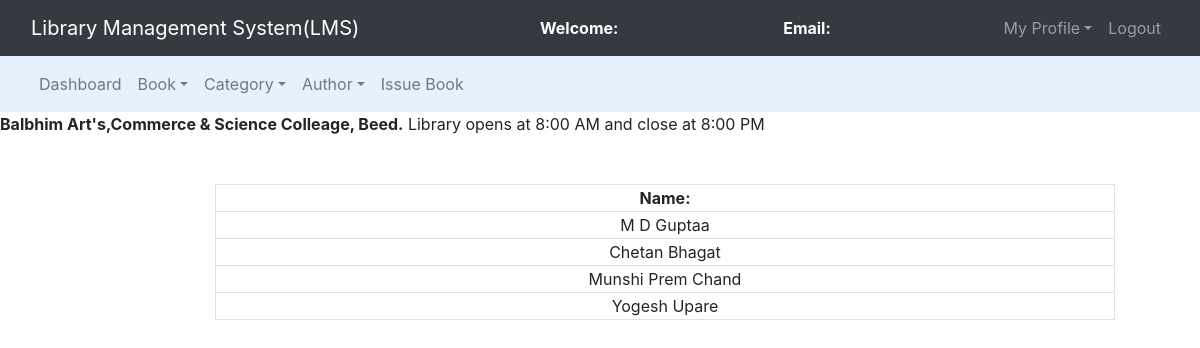
The app's page /admin/regauth.php with its own data.
### tables this page shows
CREATE TABLE `authors` (
  `author_id` int(11) NOT NULL,
  `author_name` varchar(250) NOT NULL
);

### admin/regauth.php (the view, shortened to what this page needs)
<?php
	include 'db_connect.php';
	$query = "select * from authors";
?>
<!DOCTYPE html>
<html>
<head>
	<link rel="stylesheet" type="text/css" href="../bootstrap-4.4.1/css/bootstrap.min.css">
</head>
<body>
	<nav class="navbar navbar-expand-lg navbar-dark bg-dark">
		<div class="container-fluid">
			<div class="navbar-header">
				<a class="navbar-brand" href="index.php">Library Management System(LMS)</a>
			</div>
			<font style="color: white"><span><strong>Welcome: <?php echo $_SESSION['name'];?></strong></span></font>
			<font style="color: white"><span><strong>Email: <?php echo $_SESSION['email'];?></strong></span></font>
			<ul class="nav navbar-nav navbar-right">
				<li class="nav-item dropdown">
					<a class="nav-link dropdown-toggle" data-toggle="dropdown">My Profile</a>
				</li>
				<li class="nav-item"><a class="nav-link" href="../logout.php">Logout</a></li>
			</ul>
		</div>
	</nav>
<nav class="navbar navbar-expand-lg navbar-light" style="background-color: #e3f2fd">
	<div class="container-fluid">
		<ul class="nav navbar-nav navbar-center">
			<li class="nav-item">
				<a href="admin_dashboard.php" class="nav-link">Dashboard</a>
			</li>
			<li class="nav-item dropdown">
				<a class="nav-link dropdown-toggle" data-toggle="dropdown">Book</a>
			</li>
			<li class="nav-item dropdown">
				<a class="nav-link dropdown-toggle" data-toggle="dropdown">Category</a>
			</li>
			<li class="nav-item dropdown">
				<a class="nav-link dropdown-toggle" data-toggle="dropdown">Author</a>
			</li>
			<li class="nav-item">
				<a href="issue_book.php" class="nav-link">Issue Book</a>
			</li>
		</ul>
	</div>
</nav>
<span><marquee><b>Balbhim Art's,Commerce & Science Colleage, Beed.</b> Library opens at 8:00 AM and close at 8:00 PM</marquee></span><br><br>
<div class="container-fluid">
	<div class="row">
	<div class="col-md-2"></div>
	<div class="col-md-8">
		<form>
			<table class="table-bordered" width="900px" style="text-align: center">
				<tr>
					<th>Name:</th>
				</tr>
				<?php
					$query_run = mysqli_query($connection,$query);
					while($row = mysqli_fetch_assoc($query_run)){
						$author_name = $row['author_name'];
				?>
						<tr>
							<td><?php echo $author_name;?></td>
						</tr>
						<?php
					}
				?>
			</table>
		</form>
	</div>
	<div class="col-md-2"></div>
</div>
</body>
</html>

### records on screen
authors: author_name "M D Guptaa"
authors: author_name "Chetan Bhagat"
authors: author_name "Munshi Prem Chand"
authors: author_name "Yogesh Upare"
